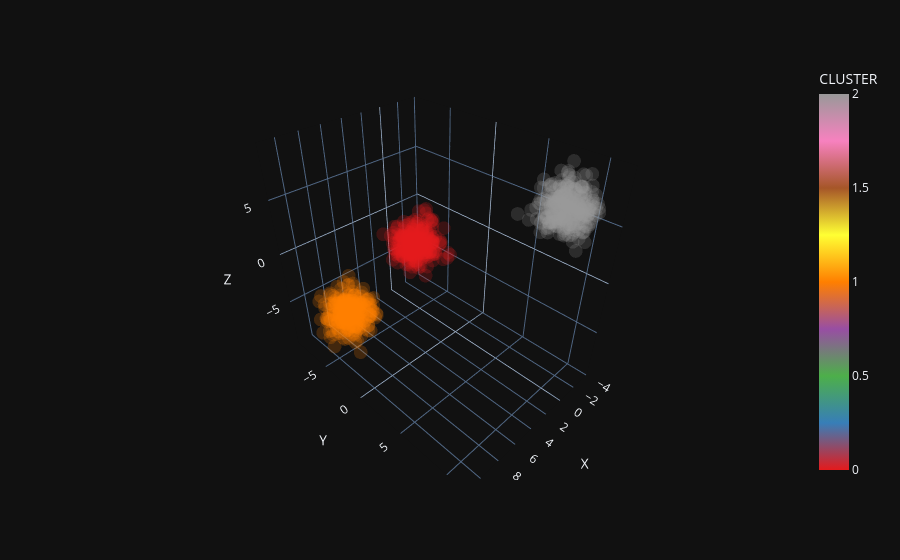

Write notebook code for a chart like this one.
### Code cell
# This is the same thing we just showed with matplotlib, but now we have tooltips and we can zoom and rotate.
# Rotating the chart can be very helpful when clusters are overlapping in 3-dimensional space.
plotly_scatter_3d(blobs_df, 'X', 'Y', 'Z', color='CLUSTER')

### Figure 1 — Plotly figure (JSON) as saved in the notebook; plotly's stock layout.template omitted (floating-point values rounded to 4 significant figures; data arrays with more than 128 entries replaced by an {"elided": "..."} marker saying what was removed)
{"data": [{"hovertemplate": "X=%{x}<br>Y=%{y}<br>Z=%{z}<br>CLUSTER=%{marker.color}<extra></extra>", "legendgroup": "", "marker": {"color": {"elided": "1000 int values"}, "coloraxis": "coloraxis", "opacity": 0.2, "symbol": "circle"}, "mode": "markers", "name": "", "scene": "scene", "showlegend": false, "type": "scatter3d", "x": {"elided": "1000 float values"}, "y": {"elided": "1000 float values"}, "z": {"elided": "1000 float values"}}], "layout": {"coloraxis": {"colorbar": {"title": {"text": "CLUSTER"}}, "colorscale": [[0, "rgb(228,26,28)"], [0.125, "rgb(55,126,184)"], [0.25, "rgb(77,175,74)"], [0.375, "rgb(152,78,163)"], [0.5, "rgb(255,127,0)"], [0.625, "rgb(255,255,51)"], [0.75, "rgb(166,86,40)"], [0.875, "rgb(247,129,191)"], [1, "rgb(153,153,153)"]]}, "legend": {"tracegroupgap": 0}, "margin": {"t": 60}, "scene": {"domain": {"x": [0, 1], "y": [0, 1]}, "xaxis": {"title": {"text": "X"}}, "yaxis": {"title": {"text": "Y"}}, "zaxis": {"title": {"text": "Z"}}}}}
